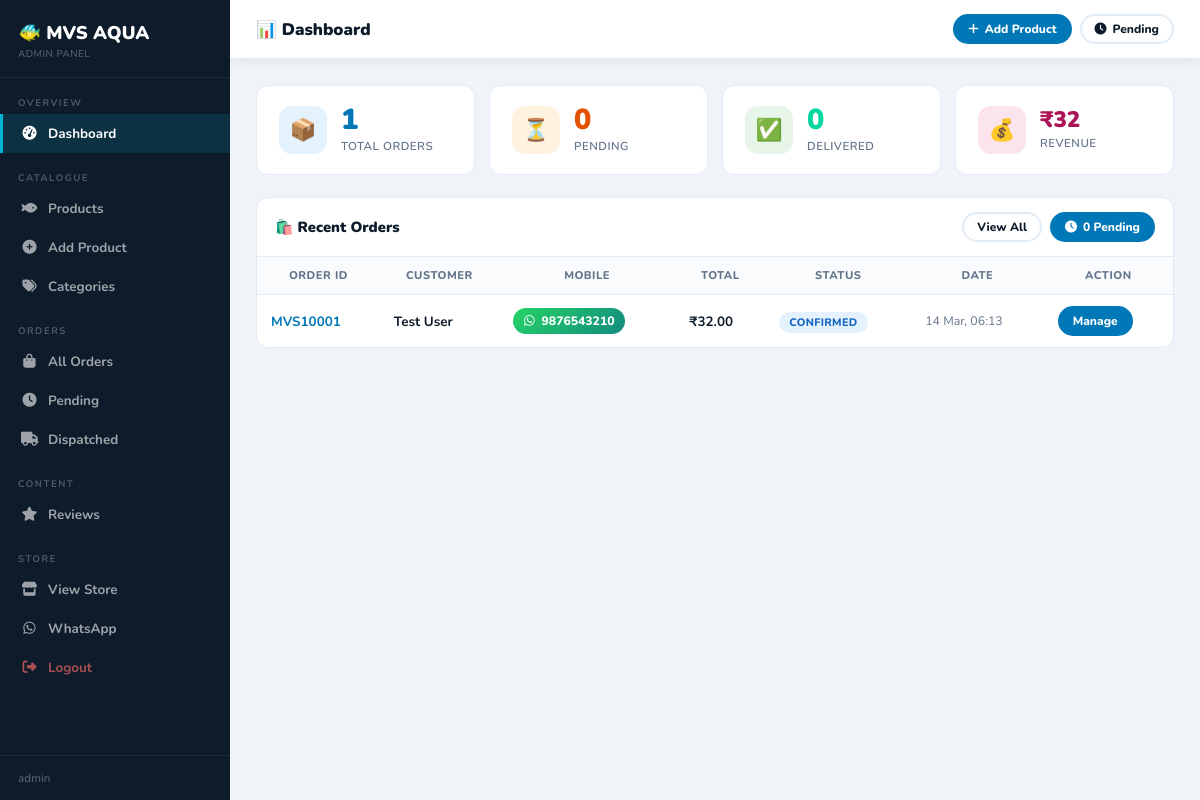
Screenshot of /dashboard/ (signed in) with the database file from the repository.
### orders/models.py (models this page shows, shortened)
class Order(models.Model):
    STATUS  = [('pending','Pending'),('confirmed','Confirmed'),('processing','Processing'),
               ('dispatched','Dispatched'),('delivered','Delivered'),('cancelled','Cancelled')]
    COURIER = [('professional','Professional Courier'),('st_courier','ST Courier'),('dtdc','DTDC'),('other','Other')]
    order_id    = models.CharField(max_length=20,unique=True,blank=True)
    full_name   = models.CharField(max_length=120)
    mobile      = models.CharField(max_length=15)
    email       = models.EmailField(blank=True)
    address     = models.TextField()
    landmark    = models.CharField(max_length=120,blank=True)
    city        = models.CharField(max_length=60)
    state       = models.CharField(max_length=60)
    pincode     = models.CharField(max_length=10)
    subtotal    = models.DecimalField(max_digits=10,decimal_places=2,default=0)
    shipping    = models.DecimalField(max_digits=10,decimal_places=2,default=0)
    total       = models.DecimalField(max_digits=10,decimal_places=2,default=0)
    status      = models.CharField(max_length=20,choices=STATUS,default='pending')
    courier     = models.CharField(max_length=20,choices=COURIER,blank=True)
    tracking_no = models.CharField(max_length=100,blank=True)
    dispatch_date=models.DateField(null=True,blank=True)
    notes       = models.TextField(blank=True)
    created_at  = models.DateTimeField(auto_now_add=True)
    updated_at  = models.DateTimeField(auto_now=True)
    class Meta: ordering=['-created_at']

### dashboard/views.py (the view)
# urls.py: path('', views.dash_home, name='dash_home'),
@login_required
def dash_home(request):
    orders=Order.objects.all()
    revenue=orders.aggregate(t=Sum('total'))['t'] or 0
    return render(request,'dashboard/home.html',{
        'total_orders':orders.count(),'pending':orders.filter(status='pending').count(),
        'dispatched':orders.filter(status='dispatched').count(),
        'delivered':orders.filter(status='delivered').count(),
        'total_products':Product.objects.filter(is_active=True).count(),
        'revenue':revenue,'recent_orders':orders[:12],
        'low_stock':Product.objects.filter(stock__lt=5,is_active=True)[:5],
    })

### cart/context_processors.py (called while the page is built)
def cart_context(request):
    cart = request.session.get('cart', {})
    count = sum(v.get('qty',0) for v in cart.values())
    total = sum(float(v.get('price',0))*v.get('qty',0) for v in cart.values())
    return {'cart_count': count, 'cart_total': round(total,2)}

### templates/dashboard/home.html (shortened to what this page needs)
{% extends 'dashboard/base.html' %}
{% block title %}Dashboard{% endblock %}{% block page_title %}📊 Dashboard{% endblock %}{% block n_home %}active{% endblock %}
{% block content %}
<div class="g4" style="margin-bottom:22px;">
  <div class="stat"><div class="stat-ico" style="background:#E3F2FD;">📦</div><div><div class="stat-val" style="color:var(--brand);">{{ total_orders }}</div><div class="stat-lbl">Total Orders</div></div></div>
  <div class="stat"><div class="stat-ico" style="background:#FFF3E0;">⏳</div><div><div class="stat-val" style="color:#E65100;">{{ pending }}</div><div class="stat-lbl">Pending</div></div></div>
  <div class="stat"><div class="stat-ico" style="background:#E8F5E9;">✅</div><div><div class="stat-val" style="color:var(--green);">{{ delivered }}</div><div class="stat-lbl">Delivered</div></div></div>
  <div class="stat"><div class="stat-ico" style="background:#FCE4EC;">💰</div><div><div class="stat-val" style="color:#AD1457;font-size:1.4rem;">₹{{ revenue|floatformat:0 }}</div><div class="stat-lbl">Revenue</div></div></div>
</div>
<div class="tc" style="margin-bottom:20px;">
  <div class="th"><h6>🛍️ Recent Orders</h6><div style="display:flex;gap:8px;"><a href="{% url 'dash_orders' %}" class="btn btn-outline btn-sm">View All</a><a href="{% url 'dash_orders' %}?status=pending" class="btn btn-primary btn-sm"><i class="fas fa-clock"></i> {{ pending }} Pending</a></div></div>
  <div style="overflow-x:auto;">
    <table>
      <thead><tr><th>Order ID</th><th>Customer</th><th>Mobile</th><th>Total</th><th>Status</th><th>Date</th><th>Action</th></tr></thead>
      <tbody>
      {% for o in recent_orders %}
      <tr>
        <td><strong style="color:var(--brand);">{{ o.order_id }}</strong></td>
        <td style="font-weight:700;">{{ o.full_name }}</td>
        <td><a href="https://wa.me/91{{ o.mobile }}" target="_blank" class="wa-btn"><i class="fab fa-whatsapp"></i>{{ o.mobile }}</a></td>
        <td><strong>₹{{ o.total }}</strong></td>
        <td><span class="sb s-{{ o.status }}">{{ o.get_status_display }}</span></td>
        <td style="color:var(--muted);font-size:.77rem;">{{ o.created_at|date:"d M, H:i" }}</td>
        <td><a href="{% url 'dash_order' o.pk %}" class="btn btn-primary btn-sm">Manage</a></td>
      </tr>
      {% empty %}<tr><td colspan="7" style="text-align:center;padding:40px;color:var(--muted);">No orders yet</td></tr>{% endfor %}
      </tbody>
    </table>
  </div>
</div>
{% endblock %}

### templates/dashboard/base.html (shortened to what this page needs)
<!DOCTYPE html>
<html lang="en">
<head><meta charset="UTF-8"><meta name="viewport" content="width=device-width,initial-scale=1">
<link href="https://cdnjs.cloudflare.com/ajax/libs/font-awesome/6.5.0/css/all.min.css" rel="stylesheet">
{% block extra_css %}{% endblock %}</head>
<body>
<aside class="sidebar">
  <div class="sb-logo"><div class="sb-brand">🐠 MVS AQUA</div><div class="sb-sub">Admin Panel</div></div>
  <div class="sb-sec">Overview</div>
  <a href="{% url 'dash_home' %}" class="sb-lnk {% block n_home %}{% endblock %}"><i class="fas fa-tachometer-alt"></i> Dashboard</a>
  <div class="sb-sec">Catalogue</div>
  <a href="{% url 'dash_products' %}" class="sb-lnk {% block n_prod %}{% endblock %}"><i class="fas fa-fish"></i> Products</a>
  <a href="{% url 'dash_product_add' %}" class="sb-lnk"><i class="fas fa-plus-circle"></i> Add Product</a>
  <a href="{% url 'dash_categories' %}" class="sb-lnk {% block n_cat %}{% endblock %}"><i class="fas fa-tags"></i> Categories</a>
  <div class="sb-sec">Orders</div>
  <a href="{% url 'dash_orders' %}" class="sb-lnk {% block n_ord %}{% endblock %}"><i class="fas fa-shopping-bag"></i> All Orders</a>
  <a href="{% url 'dash_orders' %}?status=pending" class="sb-lnk"><i class="fas fa-clock"></i> Pending</a>
  <a href="{% url 'dash_orders' %}?status=dispatched" class="sb-lnk"><i class="fas fa-truck"></i> Dispatched</a>
  <div class="sb-sec">Content</div>
  <a href="{% url 'dash_reviews' %}" class="sb-lnk {% block n_rev %}{% endblock %}"><i class="fas fa-star"></i> Reviews</a>
  <div class="sb-sec">Store</div>
  <a href="/" target="_blank" class="sb-lnk"><i class="fas fa-store"></i> View Store</a>
  <a href="https://wa.me/919490255775" target="_blank" class="sb-lnk"><i class="fab fa-whatsapp"></i> WhatsApp</a>
  <a href="{% url 'dash_logout' %}" class="sb-lnk danger"><i class="fas fa-sign-out-alt"></i> Logout</a>
  <div class="sb-user">{{ request.user.username }}</div>
</aside>
<div class="main">
  <div class="topbar">
    <h4>{% block page_title %}Dashboard{% endblock %}</h4>
    <div style="display:flex;gap:8px;">
      <a href="{% url 'dash_product_add' %}" class="btn btn-primary btn-sm"><i class="fas fa-plus"></i> Add Product</a>
      <a href="{% url 'dash_orders' %}?status=pending" class="btn btn-outline btn-sm"><i class="fas fa-clock"></i> Pending</a>
    </div>
  </div>
  <div class="pg">
    {% block content %}{% endblock %}
  </div>
</div>
</body></html>

### templates/dashboard/base.html (style rules this page uses)
:root { --brand:#0077B6;--dark:#023E8A;--accent:#00B4D8;--sb:#0D1B2A;--sbw:230px;--bg:#F0F4F8;--surface:#fff;--border:#E2ECF6;--text:#0D1B2A;--muted:#64748B;--green:#06D6A0;--coral:#FF6B6B;--gold:#FFB703;--r:12px;--sh:0 2px 12px rgba(0,0,0,.07) }
* { box-sizing:border-box;margin:0;padding:0 }
body { font-family:'Nunito',sans-serif;background:var(--bg);color:var(--text);display:flex;min-height:100vh }
.sidebar { width:var(--sbw);background:var(--sb);min-height:100vh;position:fixed;left:0;top:0;z-index:200;display:flex;flex-direction:column;overflow-y:auto }
.sb-logo { padding:20px 18px 16px;border-bottom:1px solid rgba(255,255,255,.07) }
.sb-brand { font-size:1.15rem;color:#fff;font-weight:900 }
.sb-sub { font-size:.62rem;color:rgba(255,255,255,.35);letter-spacing:.5px;text-transform:uppercase;margin-top:2px }
.sb-sec { padding:18px 18px 5px;font-size:.6rem;color:rgba(255,255,255,.28);letter-spacing:1.5px;text-transform:uppercase;font-weight:700 }
.sb-lnk { display:flex;align-items:center;gap:10px;padding:10px 18px;color:rgba(255,255,255,.6);text-decoration:none;font-size:.84rem;font-weight:700;border-left:3px solid transparent;transition:all .2s }
.sb-lnk i { width:17px;text-align:center;font-size:.88rem }
.sb-lnk:hover,.sb-lnk.active { background:rgba(0,180,216,.14);color:#fff;border-left-color:var(--accent) }
.sb-lnk.danger { color:rgba(255,107,107,.65) }
.sb-user { margin-top:auto;padding:14px 18px;border-top:1px solid rgba(255,255,255,.07);font-size:.73rem;color:rgba(255,255,255,.35) }
.main { margin-left:var(--sbw);flex:1;display:flex;flex-direction:column }
.topbar { background:var(--surface);border-bottom:1px solid var(--border);padding:14px 26px;display:flex;justify-content:space-between;align-items:center;position:sticky;top:0;z-index:100;box-shadow:var(--sh) }
.topbar h4 { font-size:1.05rem;font-weight:900 }
.pg { padding:26px;flex:1 }
.stat { background:var(--surface);border-radius:var(--r);padding:20px 22px;border:1px solid var(--border);display:flex;align-items:center;gap:14px }
.stat-ico { width:48px;height:48px;border-radius:13px;display:flex;align-items:center;justify-content:center;font-size:1.35rem;flex-shrink:0 }
.stat-val { font-size:1.8rem;font-weight:900;line-height:1 }
.stat-lbl { font-size:.72rem;color:var(--muted);margin-top:3px;font-weight:600;text-transform:uppercase;letter-spacing:.5px }
.tc { background:var(--surface);border-radius:var(--r);border:1px solid var(--border);overflow:hidden }
.th { padding:14px 18px;border-bottom:1px solid var(--border);display:flex;justify-content:space-between;align-items:center;flex-wrap:wrap;gap:8px }
.th h6 { font-weight:900;font-size:.92rem }
table { width:100%;border-collapse:collapse }
th { font-size:.7rem;font-weight:800;text-transform:uppercase;letter-spacing:.5px;color:var(--muted);padding:11px 14px;background:#FAFBFD;border-bottom:1px solid var(--border);white-space:nowrap }
td { padding:11px 14px;font-size:.84rem;border-bottom:1px solid var(--border);vertical-align:middle }
tr:last-child td { border-bottom:none }
.sb { padding:3px 10px;border-radius:50px;font-size:.68rem;font-weight:800;text-transform:uppercase;letter-spacing:.3px }
.s-confirmed { background:#E3F2FD;color:#1565C0 }
.btn { display:inline-flex;align-items:center;gap:6px;padding:8px 16px;border-radius:50px;font-family:'Nunito',sans-serif;font-size:.8rem;font-weight:800;cursor:pointer;transition:all .2s;border:2px solid transparent;text-decoration:none;white-space:nowrap }
.btn-primary { background:var(--brand);color:#fff;border-color:var(--brand) }
.btn-outline { background:transparent;color:var(--text);border-color:var(--border) }
.btn-sm { padding:5px 13px;font-size:.75rem }
.g4 { display:grid;grid-template-columns:repeat(4,1fr);gap:14px }
.wa-btn { display:inline-flex;align-items:center;gap:7px;padding:5px 11px;border-radius:50px;background:linear-gradient(135deg,#25D366,#128C7E);color:#fff;font-weight:800;font-size:.76rem;text-decoration:none;transition:opacity .2s }

### rows the page displays
Order: order_id "MVS10001", full_name "Test User", mobile "9876543210", total "32.00", status "CONFIRMED", created_at "14 Mar, 06:13"

### other values shown
{{ request.user.username }} "admin"
{{ total_orders }} "1"
{{ pending }} "0"
{{ delivered }} "0"
{{ revenue|floatformat:0 }} "32"
